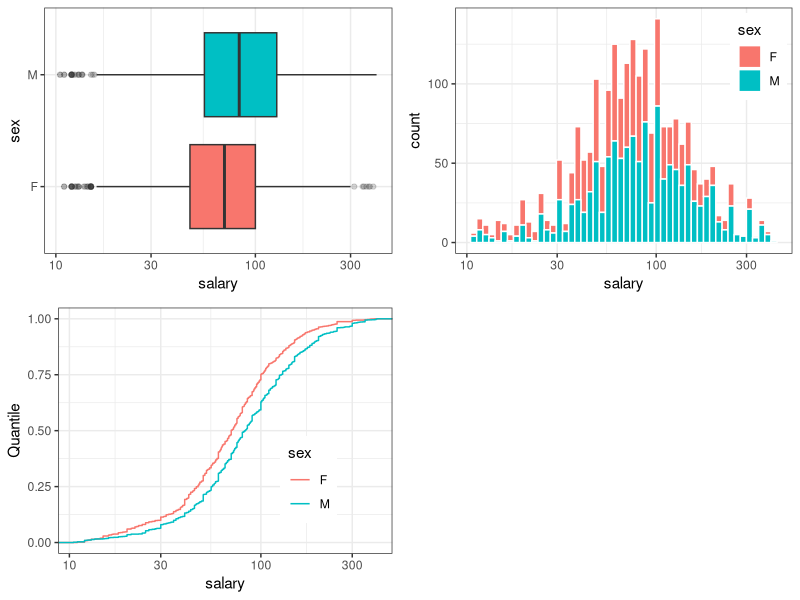
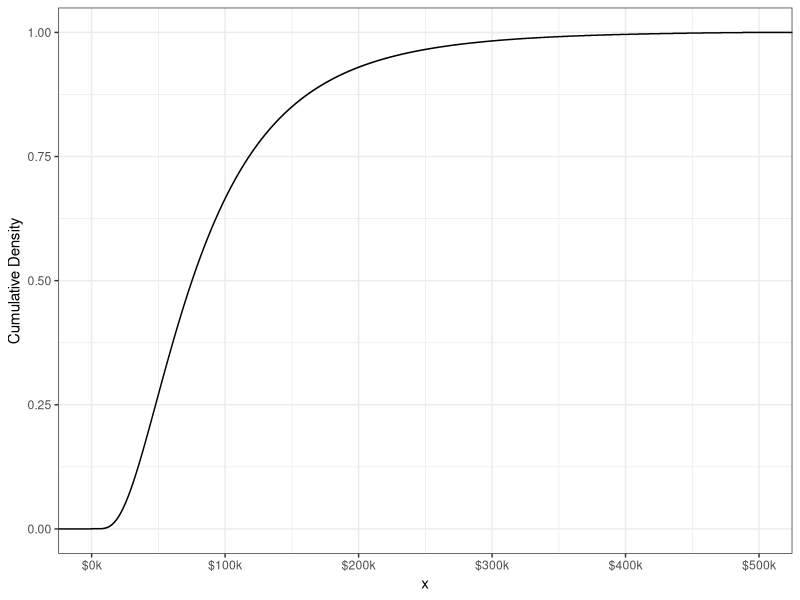

R code for these plots, in order:
## ---- chunk 1
# set global options for figures, code, warnings, and messages
knitr::opts_chunk$set(fig.width=6, fig.height=4, fig.path="../figs/", warning=FALSE, message=FALSE)
## ---- chunk 2
# load packages for current session
library(tidyverse) 
library(gridExtra) # or library(patchwork) for arranging figures
library(MASS) # for fitting distributions to your data
## ---- chunk 3
salaries_raw <- read_csv("../data/salary_ch9.csv")

salary_ps <- salaries_raw %>%
  mutate(salary = salary/1000) %>%
  filter(salary < 500, salary > 10)
  
## ---- chunk 4
box1 <- ggplot(data = salary_ps,
       aes(y = sex,
           x = salary,
           fill = sex)) +
  geom_boxplot(outlier.alpha = 0.2) +
  scale_x_log10() + 
  theme_bw() +
  theme(legend.position = "none")

hist1 <- ggplot(data = salary_ps,
       aes(x = salary,
           fill = sex)) +
  geom_histogram(color = "white",
                 bins = 50) +
  scale_x_log10() + 
  theme_bw() +
  theme(legend.position = c(0.9, 0.8))

cdf1 <- ggplot(data = salary_ps,
       aes(x = salary,
           color = sex)) +
  stat_ecdf() +
  scale_x_log10() +
  theme_bw() +
  ylab("Quantile") +
  theme(legend.position = c(0.75, 0.3))

grid.arrange(box1, hist1, cdf1, nrow = 2, ncol = 2)


## ---- chunk 5
#fit the data to a lognormal distribution
fit.lnorm <- fitdistr(salary_ps$salary, densfun = "log-normal")

#simulate quantiles

sal_simulate <- tibble(x = qlnorm(p = seq(0,1,length.out=length(salary_ps$salary)),
                                 meanlog = fit.lnorm$estimate[[1]],
                                 sdlog = fit.lnorm$estimate[[2]]))

ggplot() +
  stat_ecdf(data = sal_simulate, aes(x=x)) +
  ylab("Cumulative Density") +
  scale_x_continuous(labels = scales::label_dollar(suffix = "k"),
                     limits = c(0,500)) +
  theme_bw()


## ---- chunk 6
salary_ps <- mutate(salary_ps, log.salary = log(salary))

fit_norm <- fitdistr(salary_ps$log.salary, densfun = "normal")

mean_est <- fit_norm$estimate[1]
sd_est <- fit_norm$estimate[2]

mean_est
sd_est

